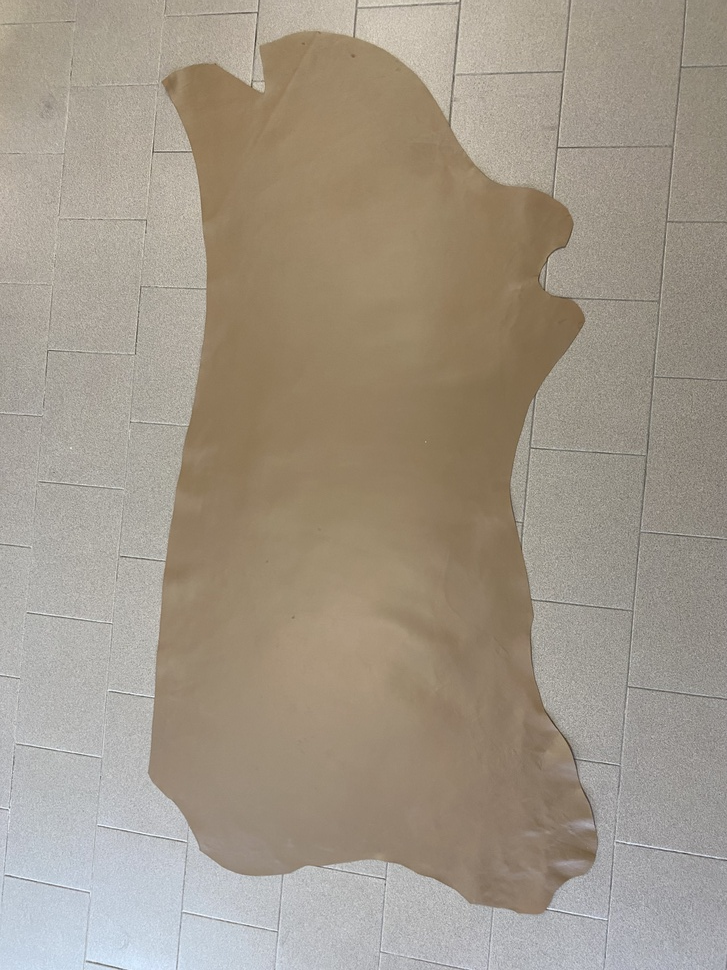
#> input picture data/images/viz/t1.jpg, 727 x 970 px, shrunk from 3024 x 4032 before the run
$ python -i systematik_opencv.py   (imports and definitions only)
#> lines starting #> are read from the running program, lines starting #| are printed output that depends on the picture; after the words box and inside, x2 and y2 are one past the last pixel; in counts of white or black regions, pixels touching at a corner belong together
#> further down, picture is the input picture: shape (970, 727, 3); mean B, G, R 136.6, 150.9, 160.9
import numpy as np
import cv2

# [22 lines left out: functions save_img, cartoonize, not called in this run]


def trova_imperfezioni(img, min_canny=40, max_canny=200, min_canny2=150, max_canny2=220):
    '''
    processa immagine al fine di visualizzare piu imperfezioni possibili
    all'interno della pelle.
    parametri default:  min_canny=40, max_canny=200, min_canny2=150, max_canny2=220
    '''
#> called with min_canny = 40, max_canny = 150, min_canny2 = 150, max_canny2 = 250
    gray = cv2.cvtColor(img, cv2.COLOR_BGR2GRAY)
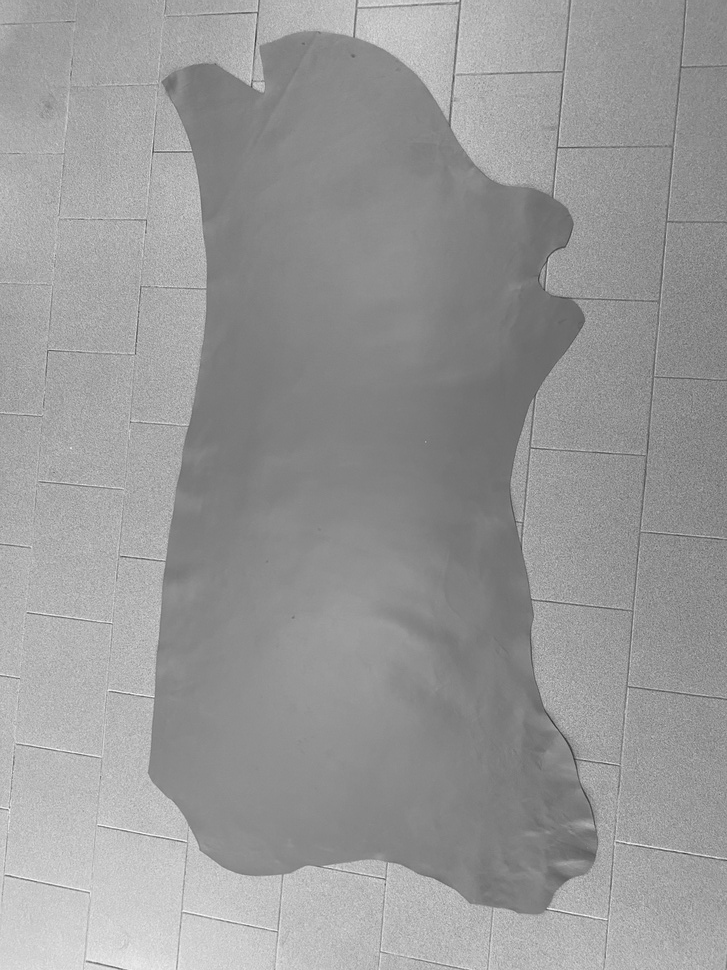
#> gray: shape (970, 727); min 45, max 253, mean 152.2
    edges = cv2.Canny(gray, min_canny, max_canny)
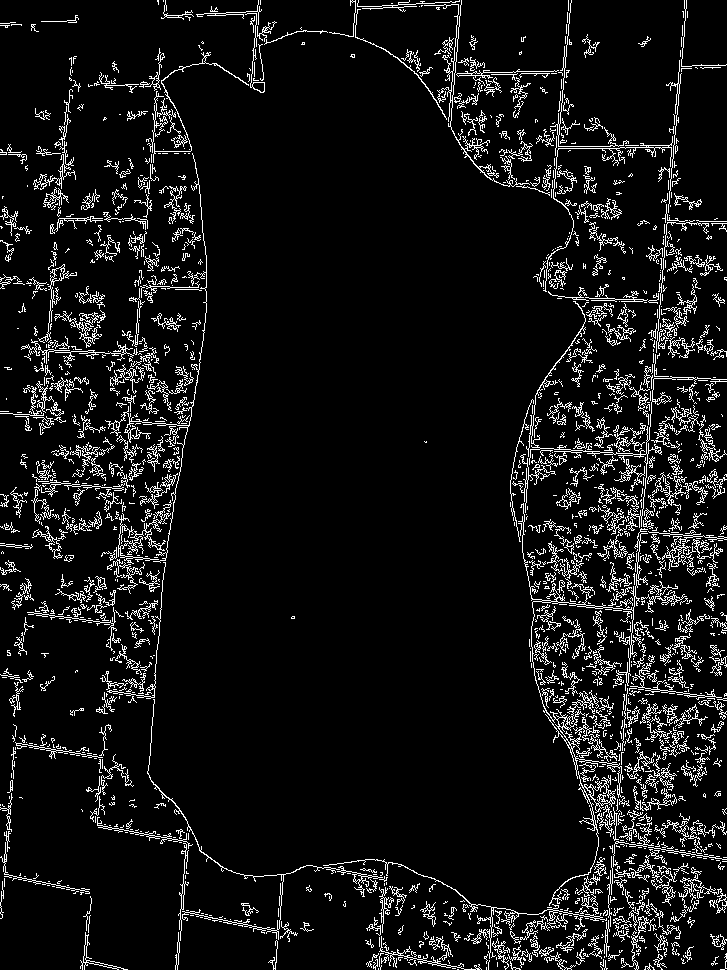
#> edges: shape (970, 727); 7.6% white in thin lines or dots
    edges_high_thresh = cv2.Canny(edges, min_canny2, max_canny2)
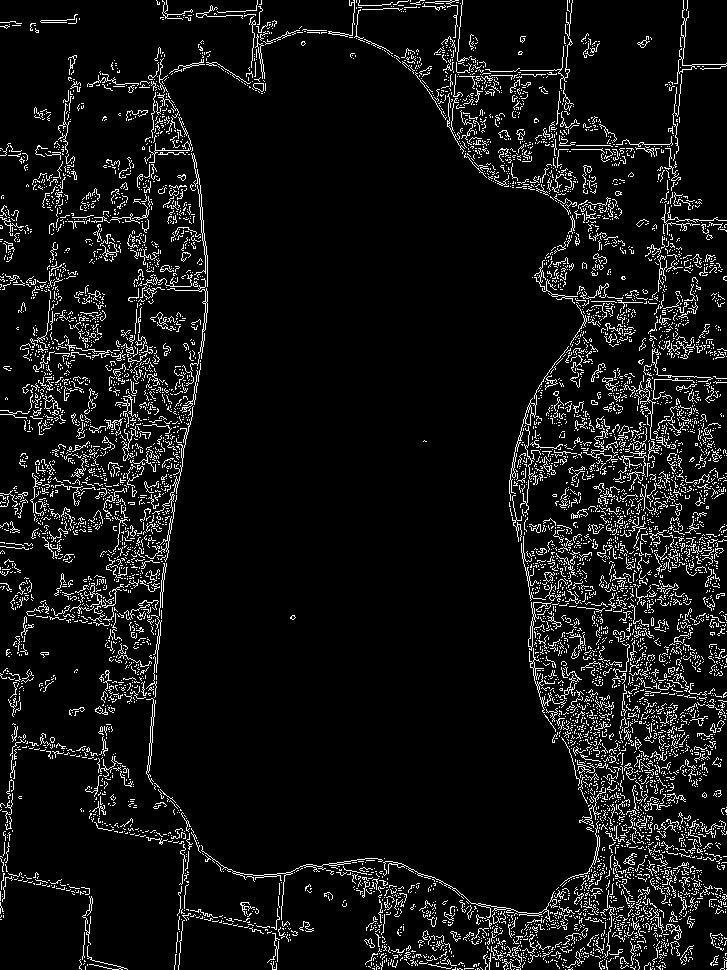
#> edges_high_thresh: shape (970, 727); 7.6% white in thin lines or dots
    return edges_high_thresh


def disegna_contorni(image):
    '''
    trova imperfezioni in un immagine evidenziandole con un colore.
    '''
    immagine_con_imperfezioni = trova_imperfezioni(image, min_canny = 40, max_canny = 150, min_canny2 = 150, max_canny2 = 250 )
    image = cv2.cvtColor(immagine_con_imperfezioni, cv2.COLOR_BGR2RGB)
#> image: shape (970, 727, 3); 7.6% white in thin lines or dots
    gray = cv2.cvtColor(image,cv2.COLOR_BGR2GRAY)
    contour, hier = cv2.findContours(gray, cv2.RETR_EXTERNAL, cv2.CHAIN_APPROX_NONE)
#> contour = 6930 contours, 6887 with area under 20; largest, box (x1, y1, x2, y2) and area: (509, 346, 569, 501) 206, (674, 0, 727, 84) 146, (191, 153, 208, 287) 146, (146, 698, 156, 785) 134, (145, 406, 194, 562) 104
    #print("Count of Contours  = " + str(len(contour)))
    return cv2.drawContours(image, contour, -1, (50,255,0),2)
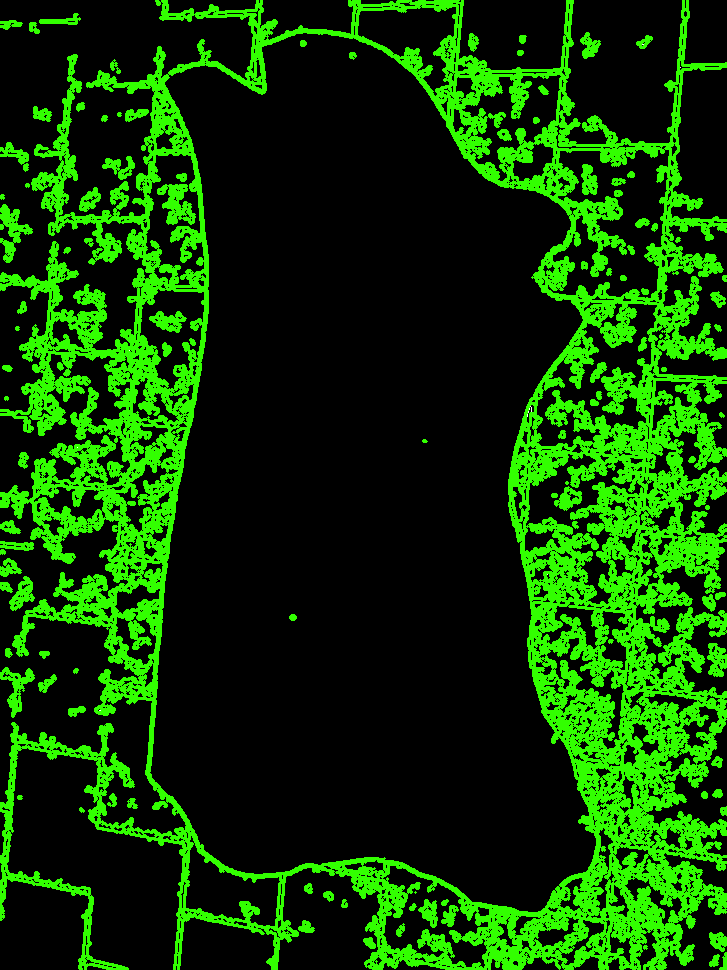
#> returned value: shape (970, 727, 3); mean R, G, B 12.2, 62, 0


def inverti_maschera(img,mask):
    mask2 = cv2.bitwise_not(mask)
    return cv2.bitwise_or(img, img, mask = mask2).copy()


# [61 lines left out: functions median_blurr, RGB_to_HSV, disegna_difetti, BGR_to_HSV, computer_vision_system, not called in this run]

>>> import cv2
>>> picture = cv2.imread('../data/images/viz/t1.jpg')
>>> result = disegna_contorni(picture)
